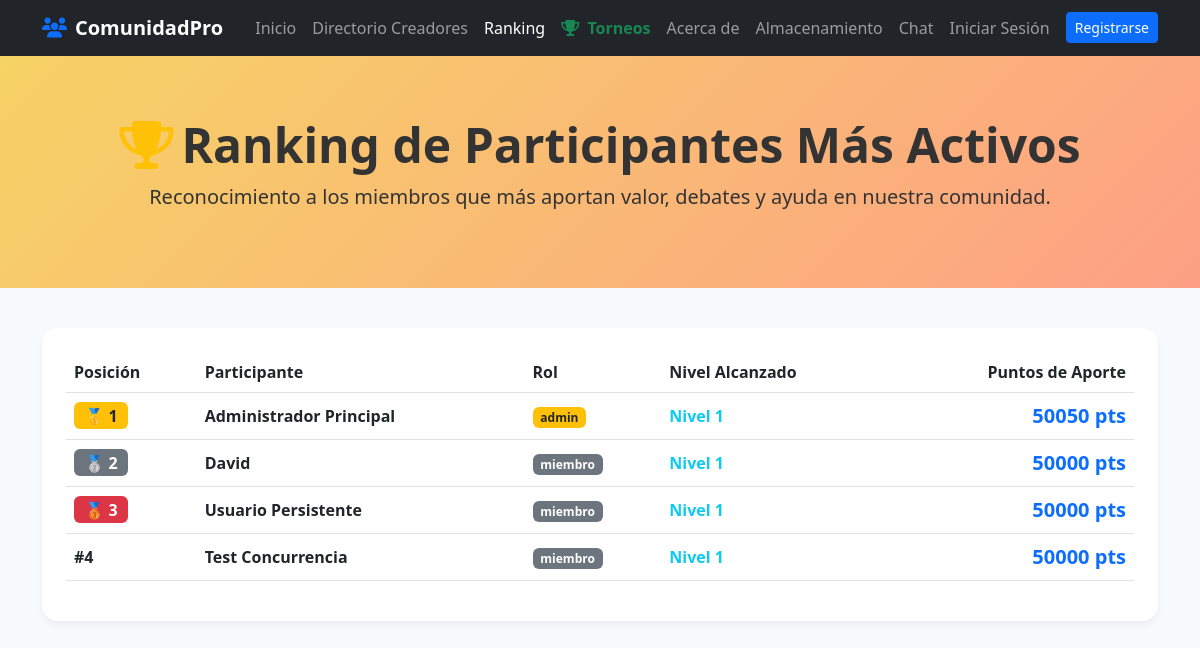
Before: /ranking with the older database file.
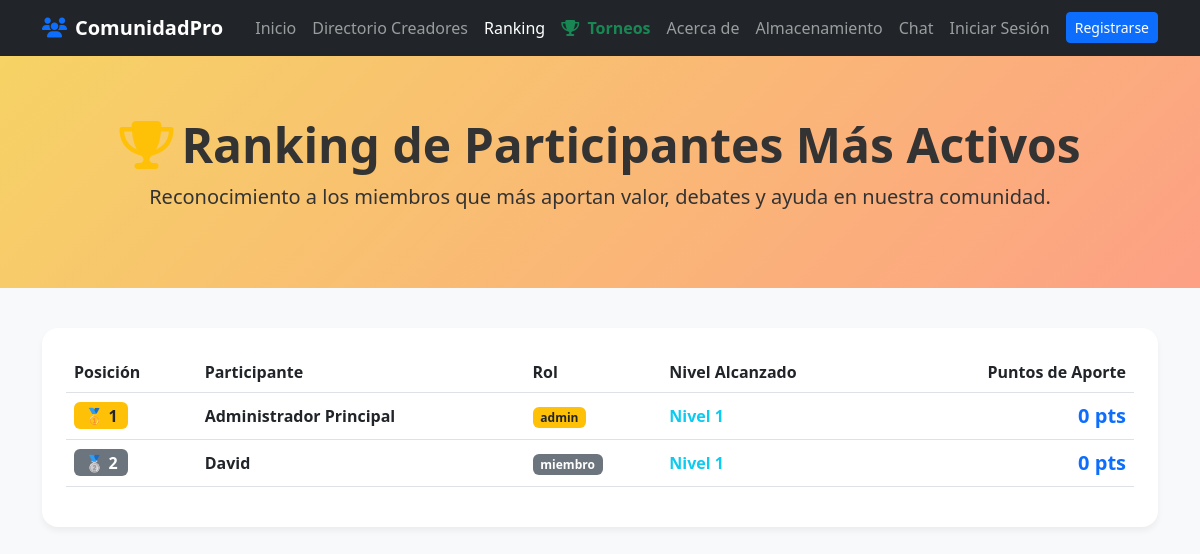
After: the same page with the newer database file.
### tables this page shows
CREATE TABLE usuarios (
            id INTEGER PRIMARY KEY AUTOINCREMENT,
            nombre TEXT NOT NULL,
            email TEXT UNIQUE NOT NULL,
            password TEXT NOT NULL,
            rol TEXT DEFAULT 'miembro', -- 'admin', 'moderador', 'creador', 'miembro'
            estado TEXT DEFAULT 'activo', -- 'activo', 'suspendido'
            puntos_contribucion INTEGER DEFAULT 0,
            nivel_maximo INTEGER DEFAULT 1,
            creado_en TIMESTAMP DEFAULT CURRENT_TIMESTAMP
        );

### gestor_comunidad.py (the view)
@app.route('/ranking')
def ranking_comunidad():
    conn = get_db_connection()
    conn.row_factory = sqlite3.Row
    c = conn.cursor()
    c.execute("SELECT * FROM usuarios ORDER BY puntos_contribucion DESC")
    miembros = c.fetchall()
    conn.close()
    return render_template('community_ranking.html', usuario=get_current_user(), miembros=miembros)

### gestor_comunidad.py (called while the page is built, shortened)
def get_db_connection():
    conn = sqlite3.connect(DB_PATH, timeout=30.0)
    conn.row_factory = sqlite3.Row
    try:
        conn.execute("PRAGMA journal_mode=WAL;")
        conn.execute("PRAGMA synchronous=NORMAL;")
    except Exception:
        pass
    return conn

@app.context_processor
def inject_config():
    try:
        conn = get_db_connection()
        conn.row_factory = sqlite3.Row
        rows = conn.execute("SELECT clave, valor FROM configuracion_plataforma").fetchall()
        conn.close()
        cfg = {row['clave']: row['valor'] for row in rows}
    except Exception:
        cfg = {
            "titulo_plataforma": "ComunidadPro",
            "color_principal": "#667eea",
            "color_secundario": "#764ba2",
            "mensaje_bienvenida": "Únete a nuestros grupos oficiales y descubre talento de creadores independientes.",
            "footer_texto": "ComunidadPro - Todos los derechos reservados 2026",
            "modo_juegos_activo": "1"
        }
    return dict(cfg=cfg)

def get_current_user():
    return None

### templates/community_ranking.html (shortened to what this page needs)
<!DOCTYPE html>
<html lang="es">
<head>
    <link href="https://cdn.jsdelivr.net/npm/bootstrap@5.3.0/dist/css/bootstrap.min.css" rel="stylesheet">
    <link rel="stylesheet" href="https://cdnjs.cloudflare.com/ajax/libs/font-awesome/6.4.0/css/all.min.css">
</head>
<body>
    <nav class="navbar navbar-expand-lg navbar-dark bg-dark">
        <div class="container">
            <a class="navbar-brand fw-bold" href="{{ url_for('index') }}"><i class="fas fa-users text-primary me-2"></i>ComunidadPro</a>
            <div class="collapse navbar-collapse" id="navbarNav">
                <ul class="navbar-nav ms-auto">
                    <li class="nav-item"><a class="nav-link" href="{{ url_for('index') }}">Inicio</a></li>
                    <li class="nav-item"><a class="nav-link" href="{{ url_for('creadores') }}">Directorio Creadores</a></li>
                    <li class="nav-item"><a class="nav-link active" href="{{ url_for('ranking_comunidad') }}">Ranking</a></li>
                    <li class="nav-item"><a class="nav-link text-success fw-bold" href="{{ url_for('torneos_publicos') }}"><i class="fas fa-trophy me-1"></i> Torneos</a></li>
                    <li class="nav-item"><a class="nav-link" href="{{ url_for('about') }}">Acerca de</a></li>
                    <li class="nav-item"><a class="nav-link" href="{{ url_for('almacenamiento_vista') }}">Almacenamiento</a></li>
                    <li class="nav-item"><a class="nav-link" href="{{ url_for('chat_comunidad_vista') }}">Chat</a></li>
                    {% if usuario %}
                        <li class="nav-item"><a class="nav-link" href="{{ url_for('dashboard') }}">Panel</a></li>
                        {% if usuario.rol == 'admin' %}
                            <li class="nav-item"><a class="nav-link text-warning" href="{{ url_for('admin_panel') }}">Admin</a></li>
                        {% endif %}
                        <li class="nav-item"><a class="btn btn-outline-light btn-sm ms-2 mt-1" href="{{ url_for('logout') }}">Salir</a></li>
                    {% else %}
                        <li class="nav-item"><a class="nav-link" href="{{ url_for('login') }}">Iniciar Sesión</a></li>
                        <li class="nav-item"><a class="btn btn-primary btn-sm ms-2 mt-1" href="{{ url_for('register') }}">Registrarse</a></li>
                    {% endif %}
                </ul>
            </div>
        </div>
    </nav>
    <div class="hero text-center">
        <div class="container">
            <h1 class="display-5 fw-bold"><i class="fas fa-trophy text-warning me-2"></i>Ranking de Participantes Más Activos</h1>
            <p class="lead mt-2">Reconocimiento a los miembros que más aportan valor, debates y ayuda en nuestra comunidad.</p>
        </div>
    </div>
    <div class="container mb-5">
        <div class="card p-4">
            <div class="table-responsive">
                <table class="table align-middle">
                    <thead>
                        <tr>
                            <th>Posición</th>
                            <th>Participante</th>
                            <th>Rol</th>
                            <th>Nivel Alcanzado</th>
                            <th class="text-end">Puntos de Aporte</th>
                        </tr>
                    </thead>
                    <tbody>
                        {% for m in miembros %}
                            <tr>
                                <td class="fw-bold">
                                    {% if loop.index == 1 %}
                                        <span class="badge bg-warning text-dark fs-6">🥇 1</span>
                                    {% elif loop.index == 2 %}
                                        <span class="badge bg-secondary fs-6">🥈 2</span>
                                    {% elif loop.index == 3 %}
                                        <span class="badge bg-danger fs-6">🥉 3</span>
                                    {% else %}
                                        #{{ loop.index }}
                                    {% endif %}
                                </td>
                                <td class="fw-bold">{{ m.nombre }}</td>
                                <td><span class="badge bg-{{ 'warning text-dark' if m.rol == 'admin' else ('info' if m.rol == 'creador' else 'secondary') }}">{{ m.rol }}</span></td>
                                <td class="fw-bold text-info">Nivel {{ m['nivel_maximo'] if m and 'nivel_maximo' in m and m['nivel_maximo'] else 1 }}</td>
                                <td class="text-end fw-bold text-primary fs-5">{{ m.puntos_contribucion }} pts</td>
                            </tr>
                        {% endfor %}
                    </tbody>
                </table>
            </div>
        </div>
    </div>
</body>
</html>

### templates/community_ranking.html (style rules this page uses)
body { background-color: #f8f9fa; font-family: 'Segoe UI', Tahoma, Geneva, Verdana, sans-serif; }
.hero { background: linear-gradient(135deg, #f6d365 0%, #fda085 100%); color: #333; padding: 60px 0; margin-bottom: 40px; }
.card { border: none; border-radius: 1rem; box-shadow: 0 4px 6px rgba(0,0,0,0.05); }

Changed rows visible on the page:
removed usuarios: shows "🥉 3", nombre "Usuario Persistente", rol "miembro", m "1", puntos_contribucion "50000"
removed usuarios: nombre "Test Concurrencia", rol "miembro", m "1", puntos_contribucion "50000"
changed usuarios "Administrador Principal": puntos_contribucion "50050" → "0"
changed usuarios "David": puntos_contribucion "50000" → "0"
